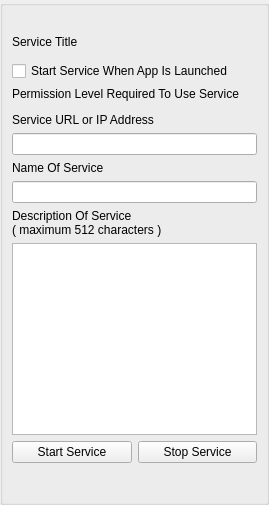
<?xml version="1.0" encoding="UTF-8"?>
<ui version="4.0">
 <class>HostServiceClass</class>
 <widget class="QWidget" name="HostServiceClass">
  <property name="geometry">
   <rect>
    <x>0</x>
    <y>0</y>
    <width>269</width>
    <height>505</height>
   </rect>
  </property>
  <property name="windowTitle">
   <string>Group Host Service</string>
  </property>
  <property name="styleSheet">
   <string notr="true"/>
  </property>
  <layout class="QVBoxLayout" name="verticalLayout">
   <property name="spacing">
    <number>0</number>
   </property>
   <property name="leftMargin">
    <number>0</number>
   </property>
   <property name="topMargin">
    <number>0</number>
   </property>
   <property name="rightMargin">
    <number>0</number>
   </property>
   <property name="bottomMargin">
    <number>0</number>
   </property>
   <item>
    <widget class="QGroupBox" name="ItemsGroupBox">
     <property name="minimumSize">
      <size>
       <width>0</width>
       <height>0</height>
      </size>
     </property>
     <property name="title">
      <string/>
     </property>
     <layout class="QVBoxLayout" name="verticalLayout_2">
      <item>
       <widget class="QLabel" name="m_StatusLabel">
        <property name="text">
         <string notr="true"/>
        </property>
       </widget>
      </item>
      <item>
       <widget class="QLabel" name="m_ServiceTitleLabel">
        <property name="text">
         <string>Service Title</string>
        </property>
        <property name="wordWrap">
         <bool>true</bool>
        </property>
       </widget>
      </item>
      <item>
       <widget class="InformationWidget" name="m_InfoWidget" native="true"/>
      </item>
      <item>
       <widget class="QCheckBox" name="m_StartupCheckBox">
        <property name="text">
         <string>Start Service When App Is Launched</string>
        </property>
       </widget>
      </item>
      <item>
       <widget class="QLabel" name="m_PermissionLabel">
        <property name="text">
         <string>Permission Level Required To Use Service</string>
        </property>
       </widget>
      </item>
      <item>
       <widget class="PermissionWidget" name="m_PermissionWidget" native="true"/>
      </item>
      <item>
       <widget class="QLabel" name="m_UrlDescriptionLabel">
        <property name="text">
         <string>Service URL or IP Address</string>
        </property>
       </widget>
      </item>
      <item>
       <widget class="QLineEdit" name="m_UrlEdit"/>
      </item>
      <item>
       <widget class="QLabel" name="m_NameLabel">
        <property name="text">
         <string>Name Of Service</string>
        </property>
       </widget>
      </item>
      <item>
       <widget class="QLineEdit" name="m_NameEdit"/>
      </item>
      <item>
       <widget class="QLabel" name="m_DescriptionLabel">
        <property name="text">
         <string>Description Of Service
( maximum 512 characters )</string>
        </property>
       </widget>
      </item>
      <item>
       <widget class="QPlainTextEdit" name="n_DescriptionEdit">
        <property name="sizePolicy">
         <sizepolicy hsizetype="Expanding" vsizetype="Preferred">
          <horstretch>0</horstretch>
          <verstretch>0</verstretch>
         </sizepolicy>
        </property>
       </widget>
      </item>
      <item>
       <layout class="QHBoxLayout" name="horizontalLayout">
        <item>
         <widget class="QPushButton" name="m_StartButton">
          <property name="text">
           <string>Start Service</string>
          </property>
         </widget>
        </item>
        <item>
         <widget class="QPushButton" name="m_StopButton">
          <property name="sizePolicy">
           <sizepolicy hsizetype="Minimum" vsizetype="Preferred">
            <horstretch>0</horstretch>
            <verstretch>0</verstretch>
           </sizepolicy>
          </property>
          <property name="minimumSize">
           <size>
            <width>0</width>
            <height>0</height>
           </size>
          </property>
          <property name="text">
           <string>Stop Service</string>
          </property>
         </widget>
        </item>
       </layout>
      </item>
      <item>
       <widget class="QLabel" name="m_ServiceStatusLabel">
        <property name="font">
         <font>
          <pointsize>10</pointsize>
         </font>
        </property>
        <property name="text">
         <string/>
        </property>
       </widget>
      </item>
      <item>
       <widget class="FriendListWidget" name="m_FriendListWidget" native="true">
        <property name="sizePolicy">
         <sizepolicy hsizetype="Expanding" vsizetype="Expanding">
          <horstretch>0</horstretch>
          <verstretch>0</verstretch>
         </sizepolicy>
        </property>
       </widget>
      </item>
     </layout>
    </widget>
   </item>
  </layout>
 </widget>
 <customwidgets>
  <customwidget>
   <class>FriendListWidget</class>
   <extends>QWidget</extends>
   <header>FriendListWidget.h</header>
   <container>1</container>
  </customwidget>
  <customwidget>
   <class>PermissionWidget</class>
   <extends>QWidget</extends>
   <header>PermissionWidget.h</header>
   <container>1</container>
  </customwidget>
  <customwidget>
   <class>InformationWidget</class>
   <extends>QWidget</extends>
   <header>InformationWidget.h</header>
   <container>1</container>
  </customwidget>
 </customwidgets>
 <resources>
  <include location="../gotvcommon.qrc"/>
 </resources>
 <connections/>
</ui>
